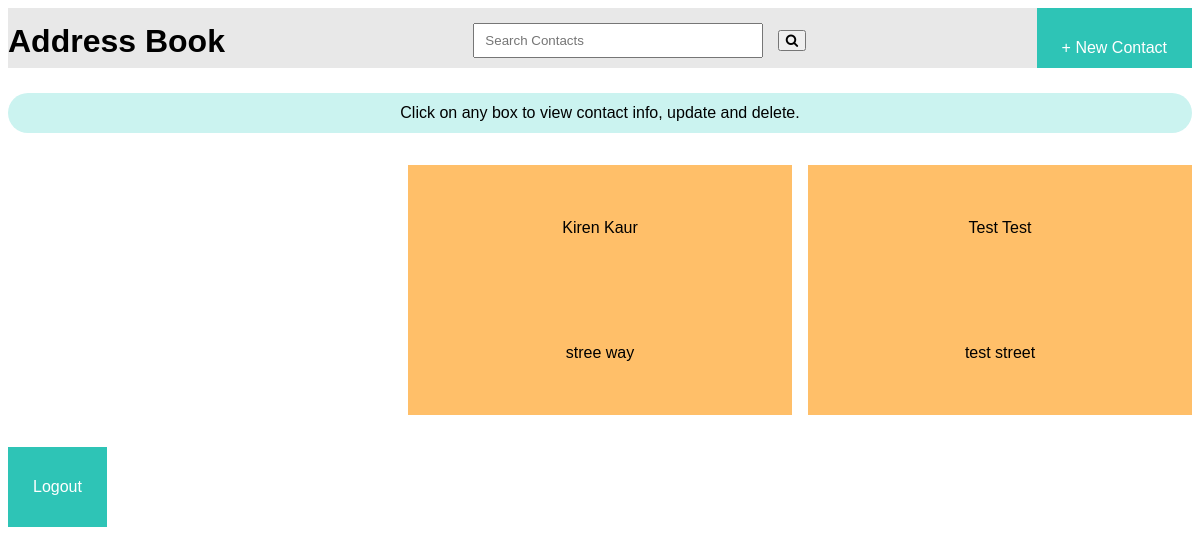
The app's page /, older data.
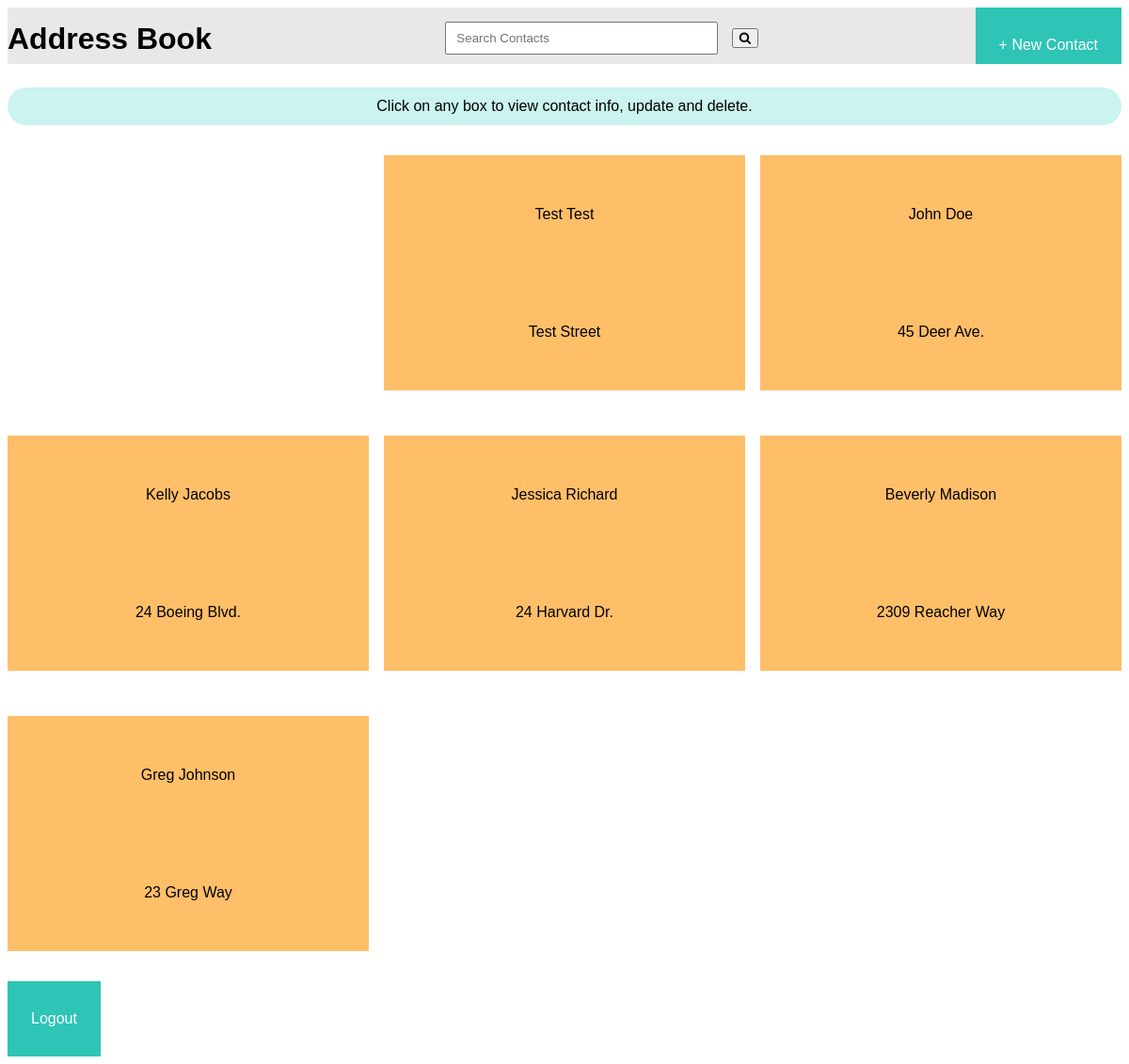
The same page, newer data.
### address/models.py (models this page shows, shortened)
class Contact(models.Model):
   firstName = models.CharField(max_length=500)
   lastName = models.CharField(max_length=500)
   phoneNumber = models.IntegerField(max_length=10)
   emailAddress = models.EmailField(max_length=500)
   streetAddress = models.CharField(max_length=150)

### address/views.py (the view)
# urls.py: path('', views.index, name='index'),
def index(request):
   contacts = Contact.objects.all()
   searchQuery = request.GET.get('search-area')
   if searchQuery:
      contacts = Contact.objects.filter(firstName__icontains=searchQuery)
   elif searchQuery:
      contacts = Contact.objects.filter(lastName_icontains=searchQuery)
   else:
      contacts = Contact.objects.all()
      searchQuery = ''
      html = 'No contacts found!'
   return render(request, 'index.html', {'contacts':contacts, 'searchQuery': searchQuery})

### templates/index.html (shortened to what this page needs)
<!DOCTYPE html>
{% load static %}
<html>
   <head>
      <link rel="stylesheet" href="{% static 'style.css' %}">
   </head>
   <body>
      <div class ="topHeader">
         <h1> Address Book </h1>
         <link rel="stylesheet" href="https://cdnjs.cloudflare.com/ajax/libs/font-awesome/4.7.0/css/font-awesome.min.css">
         <form action="/" method="GET" class="search">
            <input type="search-name" placeholder="Search Contacts" name="search-area" value="{{searchQuery}}" class = "searchBar">
            <button type="submit"><i class="fa fa-search"></i></button>
         </form>
         <a href="{% url 'add-contact' %}" class="button"> + New Contact </a>
      </div>
      <div class = "message"> Click on any box to view contact info, update and delete. </div>
      <div class = "allContacts">
         <ul class = "address-book">
            <div class = "contactContainer">
            {% for contact in contacts %}
               <a href="{% url 'profile' contact.id %}" style="text-decoration: none;">
               <li>
                  <p class="contactBox">{{ contact.firstName | title }} {{ contact.lastName | title }}
                  <br>
                  {{ contact.streetAddress}} </p>
            {% empty %}
				<h3 style="color:black; text-align:center;"> No contacts, click button "Add Contact" to add! </h3>
            {% endfor %}
         </ul>
      </div>
      <div>
         <a href="{% url 'logout' %}" class="button" id = "logoutButton"> Logout </a>
      </div>
   </body>
</html>

### static/style.css (style rules this page uses)
body { font-family: Arial; }
* { box-sizing: border-box; }
.topHeader { padding: 0px; margin: 0; padding: 0; width: 100%; height: 60px; background-color:#E8E8E8; display: flex; justify-content: space-between; }
h1 { font-family: Arial, Helvetica, sans-serif; text-align: left; margin-top: 15px; }
.message { width: 100%; height: 40px; margin-top: 25px; background-color: #cbf3f0; border-radius: 25px; text-align: center; line-height: 40px; }
ul { list-style: none; padding: 0px; }
li { display: inline; }
.searchBar { color: #777; padding-left: 10px; margin: 10px; margin-top: 15px; margin-left: 18px; width: 290px; height: 35px; }
.contactContainer { display: grid; grid-template-columns: repeat(auto-fill, minmax(350px, 1fr)); grid-gap: 1rem; grid-auto-flow: row dense; grid-auto-columns: 300px 100px; }
.contactBox { background-color: #ffbf69; text-align: left; height: 250px; line-height: 125px; text-align: center; }
a { text-decoration: none; color: inherit; }
a.button { -webkit-appearance: button; -moz-appearance: button; appearance: button; color: white; text-decoration: none; border: none; text-align: center; line-height: 60px; font-size: 16px; padding: 10px 25px; display: inline-block; background-color: #2ec4b6; }

Row changes from the older to the newer data that the page shows:
removed Contact: firstName "Kiren", lastName "Kaur", streetAddress "stree way"
changed Contact "Test": streetAddress "test street" → "Test Street"
added Contact: firstName "John", lastName "Doe", streetAddress "45 Deer Ave."
added Contact: firstName "Kelly", lastName "Jacobs", streetAddress "24 Boeing Blvd."
added Contact: firstName "Jessica", lastName "Richard", streetAddress "24 Harvard Dr."
added Contact: firstName "Beverly", lastName "Madison", streetAddress "2309 Reacher Way"
added Contact: firstName "Greg", lastName "Johnson", streetAddress "23 Greg Way"
